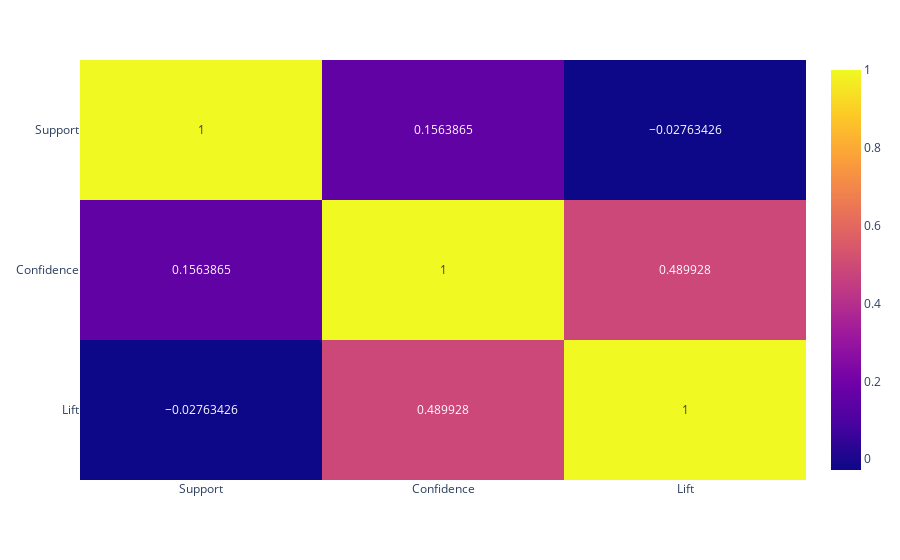

Write notebook code for a chart like this one.
### Code cell
import plotly.express as px
fig = px.imshow(
    result_df.corr(), aspect='auto', text_auto=True
)
fig.show()

### Figure 1 — Plotly figure (JSON) as saved in the notebook; plotly's stock layout.template omitted (floating-point values rounded to 4 significant figures)
{"data": [{"coloraxis": "coloraxis", "hovertemplate": "x: %{x}<br>y: %{y}<br>color: %{z}<extra></extra>", "name": "0", "texttemplate": "%{z}", "type": "heatmap", "x": ["Support", "Confidence", "Lift"], "xaxis": "x", "y": ["Support", "Confidence", "Lift"], "yaxis": "y", "z": [[1, 0.1564, -0.02763], [0.1564, 1, 0.4899], [-0.02763, 0.4899, 1]]}], "layout": {"coloraxis": {"colorscale": [[0, "#0d0887"], [0.1111, "#46039f"], [0.2222, "#7201a8"], [0.3333, "#9c179e"], [0.4444, "#bd3786"], [0.5556, "#d8576b"], [0.6667, "#ed7953"], [0.7778, "#fb9f3a"], [0.8889, "#fdca26"], [1, "#f0f921"]]}, "margin": {"t": 60}, "xaxis": {"anchor": "y", "domain": [0, 1]}, "yaxis": {"anchor": "x", "autorange": "reversed", "domain": [0, 1]}}}
